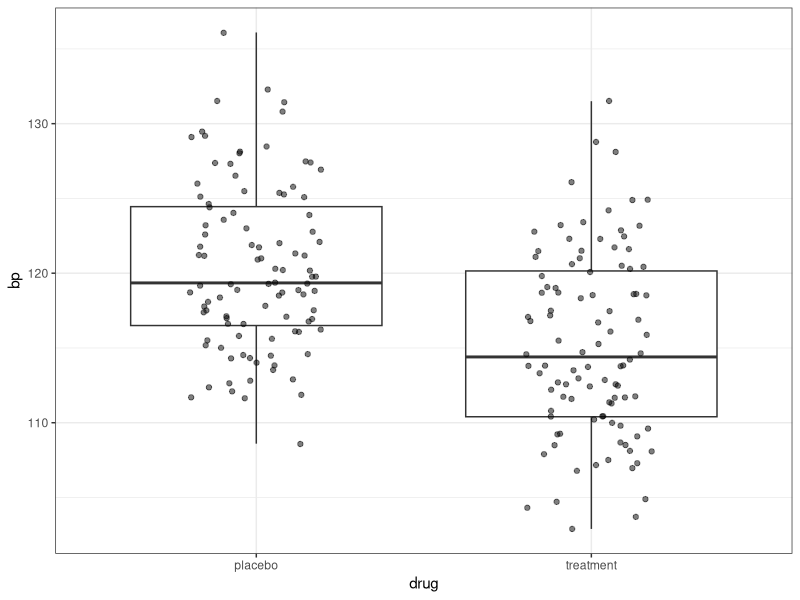
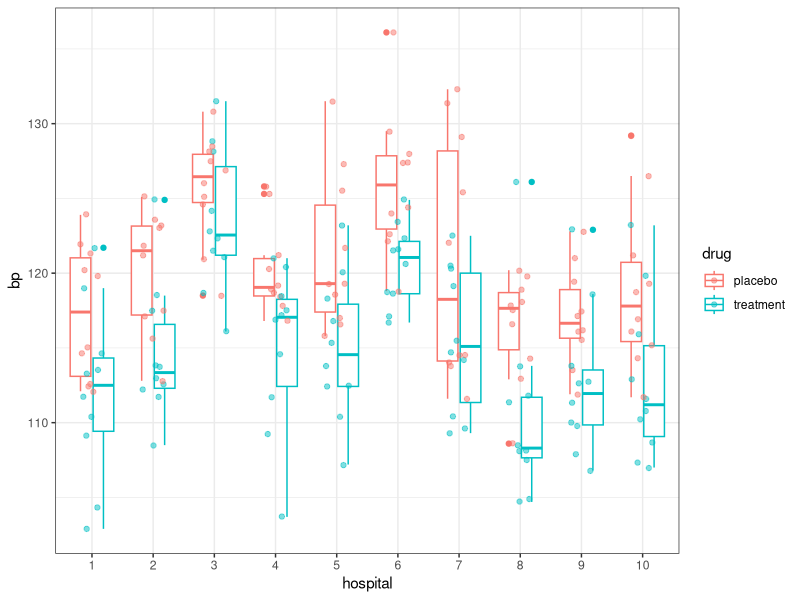
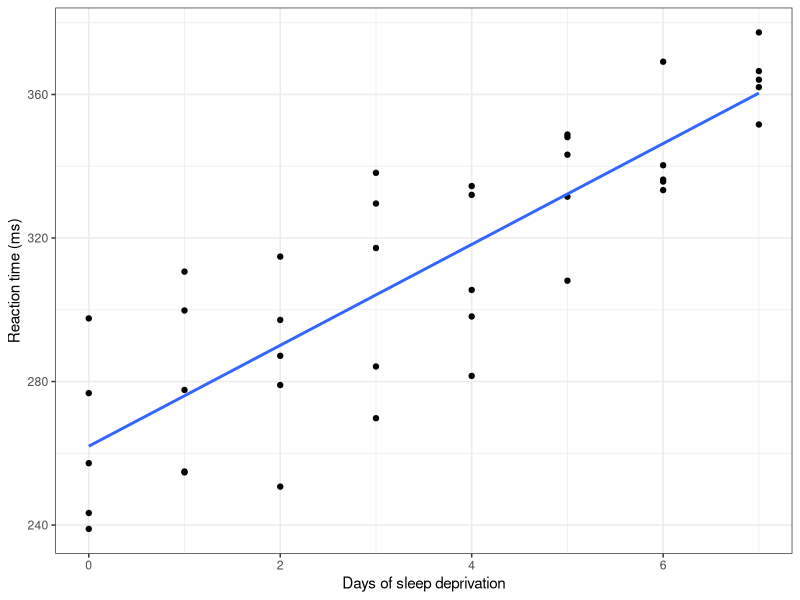
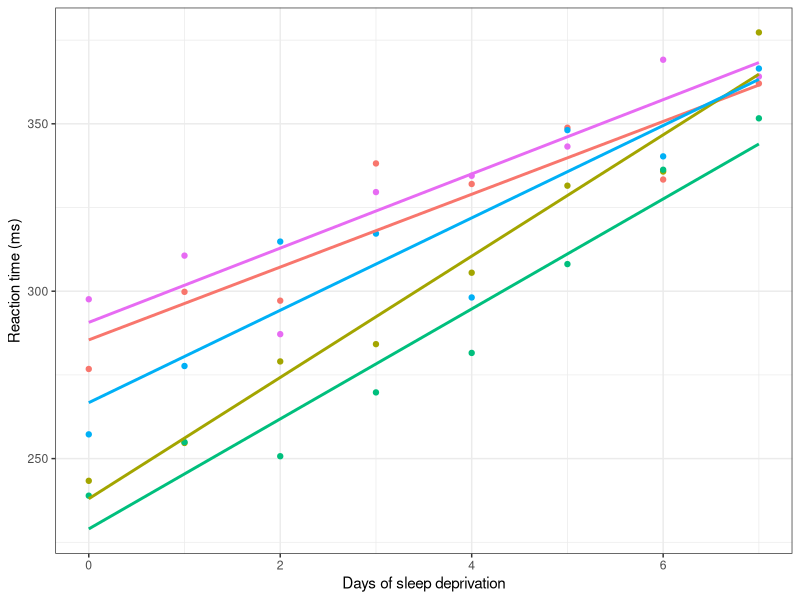
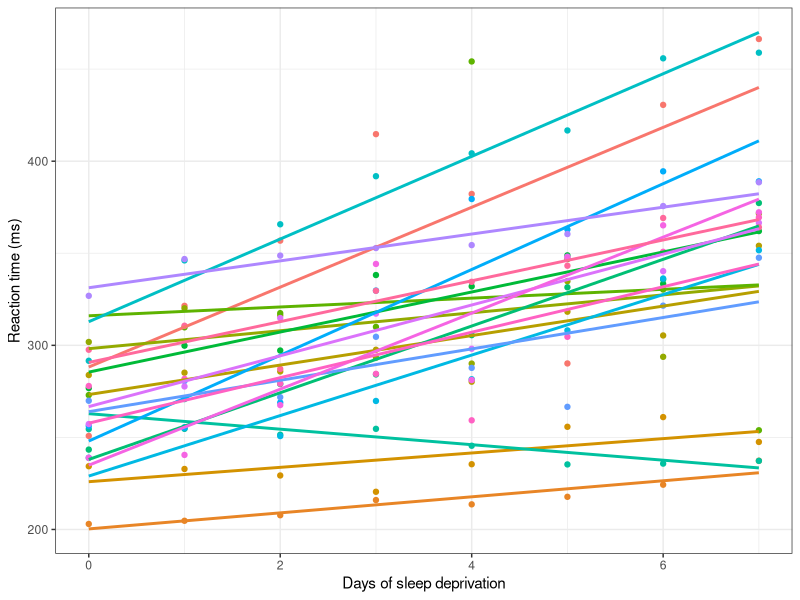
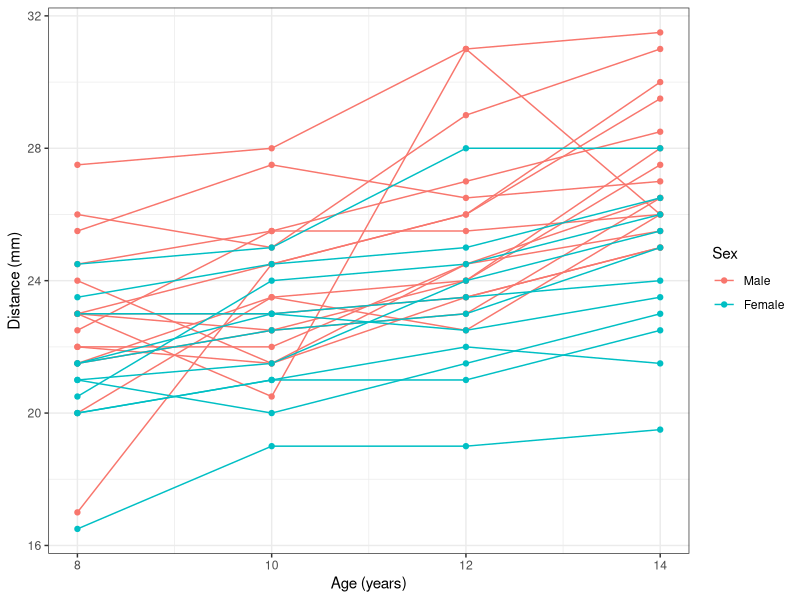

R code for these plots, in order:
## ---- chunk 1
#| message: false
library(lme4)
library(tidyverse)
library(ggplot2)
## ---- chunk 2
## Generate the data
databp <- data.frame(hospital=factor(rep(1:10, each=20)),
                 drug=rep(c("placebo", "treatment"), times=100),
                 bp=c(123.9,114.6,119.8,113.3,115.0,121.7,120.2,102.9,121.3,110.4,112.4,111.7,112.6,109.1,114.6,104.3,121.9,113.5,112.1,119.0,121.2,112.6,123.6,118.5,123.2,117.5,121.8,113.8,117.5,112.2,115.6,113.0,112.8,124.9,125.1,108.5,117.1,111.7,123.0,113.7,127.5,121.1,126.0,128.1,125.1,128.8,118.5,124.2,126.9,122.3,128.1,118.7,124.6,116.1,120.9,122.8,128.5,121.5,130.8,131.5,117.8,103.7,125.3,111.7,116.8,120.4,118.9,109.2,121.2,114.6,120.3,117.2,118.4,118.5,119.2,116.9,125.8,117.5,118.7,121.0,125.5,118.3,121.7,112.4,127.3,112.5,131.5,123.2,119.3,110.4,117.0,116.8,119.3,113.8,115.8,115.3,116.6,107.2,118.6,120.1,124.0,124.9,118.8,121.6,129.5,123.4,127.4,118.7,122.6,116.7,127.4,117.1,124.4,120.6,136.1,118.6,128.0,122.3,122.1,121.5,129.1,119.1,122.0,114.7,111.6,122.5,114.5,120.5,131.4,109.6,125.4,115.5,114.0,109.3,113.8,114.2,114.5,120.3,132.3,110.4,118.9,113.8,116.6,104.9,114.3,108.5,117.8,108.1,119.8,108.1,120.2,104.7,108.6,126.1,112.9,111.4,118.1,107.5,117.5,111.8,116.2,112.6,117.1,122.9,113.5,106.8,117.4,113.8,119.4,110.0,111.9,118.6,115.5,107.9,116.1,111.3,122.8,112.7,121.0,109.8,119.3,111.6,118.7,108.7,111.7,123.2,121.2,107.0,115.2,107.3,129.2,119.8,116.9,115.9,116.1,110.8,114.3,110.2,126.5,112.9))
## ---- chunk 3
#| fig-cap: "Blood pressure vs drug treatment, overall"
## Blood pressure vs drug treatment, treat each measurement as independent
databp %>%
  ggplot(aes(x = drug, y = bp)) +
  geom_boxplot() +
  geom_jitter(width = 0.2, alpha = 0.5) +
  theme_bw()
## ---- chunk 4
#| fig-cap: "Blood pressure vs drug treatment, per hospital"
## Blood pressure per hospital and drug treatment
databp |>
  ggplot(aes(x = hospital, y = bp, color = drug)) +
  geom_boxplot() +
  geom_jitter(width = 0.2, alpha = 0.5) +
  theme_bw()
## ---- chunk 5
lm_model <- lm(bp ~ drug, data = databp)
summary(lm_model)
## ---- chunk 6
model1 <- lmer(bp ~ drug + (1 | hospital), data = databp)
summary(model1)
## ---- chunk 7
print(VarCorr(model1), comp="Variance")
fixef(model1)
## ---- chunk 8
vc <- as.data.frame(VarCorr(model1))
icc <- vc$vcov[1] / (vc$vcov[1] + vc$vcov[2])
## ---- chunk 9
ranef(model1)
## ---- chunk 10
fixef(model1)[1] + ranef(model1)$hospital[3,1]
## ---- chunk 11
##Remove the first two days (before baseline) and adjust Days to be 0 at baseline.
sleepall <- sleepstudy |> filter(Days>=2) |> mutate(Days=Days-2)
##Select a subset of 5 individuals
sleep <- sleepstudy |> filter(Subject %in% c(333, 334, 369, 349, 372), Days>=2) |> mutate(Days=Days-2)
## ---- chunk 12
#| fig-cap: "Reaction time vs Days of sleep deprivation"
#| fig-subcap:
#|  - "Overall"
#|  - "Per subject"
#| layout-ncol: 2
head(sleep, 12)
##Plot Reaction time vs days of sleep deprivation, treat all measurements as independent
sleep |> ggplot(aes(x=Days, y=Reaction)) + geom_point() + geom_smooth(method="lm", se=FALSE) + theme_bw() +
  labs(x = "Days of sleep deprivation",
       y = "Reaction time (ms)")
##Plot Reaction time vs days of sleep deprivation, treating each subject as a separate group
sleep |> ggplot(aes(x=Days, y=Reaction, color=Subject)) + geom_point() + geom_smooth(method="lm", se=FALSE) + 
  theme_bw() + theme(legend.position = "none") +
  labs(x = "Days of sleep deprivation",
       y = "Reaction time (ms)")
## ---- chunk 13
lm_sleep <- lm(Reaction ~ Days, data = sleep)
summary(lm_sleep)
## ---- chunk 14
mm1_sleep <- lmer(Reaction ~ Days + (1 | Subject), data = sleep)
summary(mm1_sleep)
## ---- chunk 15
#| fig-cap: "Reaction time vs Days of sleep deprivation"
sleepall |> ggplot(aes(x=Days, y=Reaction, color=Subject)) + geom_point() + geom_smooth(method="lm", se=FALSE) + 
  theme_bw() + theme(legend.position = "none") +
  labs(x = "Days of sleep deprivation",
       y = "Reaction time (ms)")
## ---- chunk 16
mm_sleepall <- lmer(Reaction ~ Days + (1 | Subject), data = sleepall)
summary(mm_sleepall)
## ---- chunk 17
mm2_sleepall <- lmer(Reaction ~ Days + (Days | Subject), data = sleepall)
summary(mm2_sleepall)
## ---- chunk 18
library(nlme)
data("Orthodont", package = "nlme")
## ---- chunk 19
summary(Orthodont)
## ---- chunk 20
Orthodont |> 
  ggplot(aes(x = age, y = distance, group = Subject, color = Sex)) +
  geom_line() +
  geom_point() + 
  xlab("Age (years)") +
  ylab("Distance (mm)") +
  theme_bw()
## ---- chunk 21
lmortho <- lm(distance ~ age + Sex, data=Orthodont)
summary(lmortho)
mmortho <- lmer(distance ~ age + Sex + (1 | Subject), data=Orthodont)
summary(mmortho)
